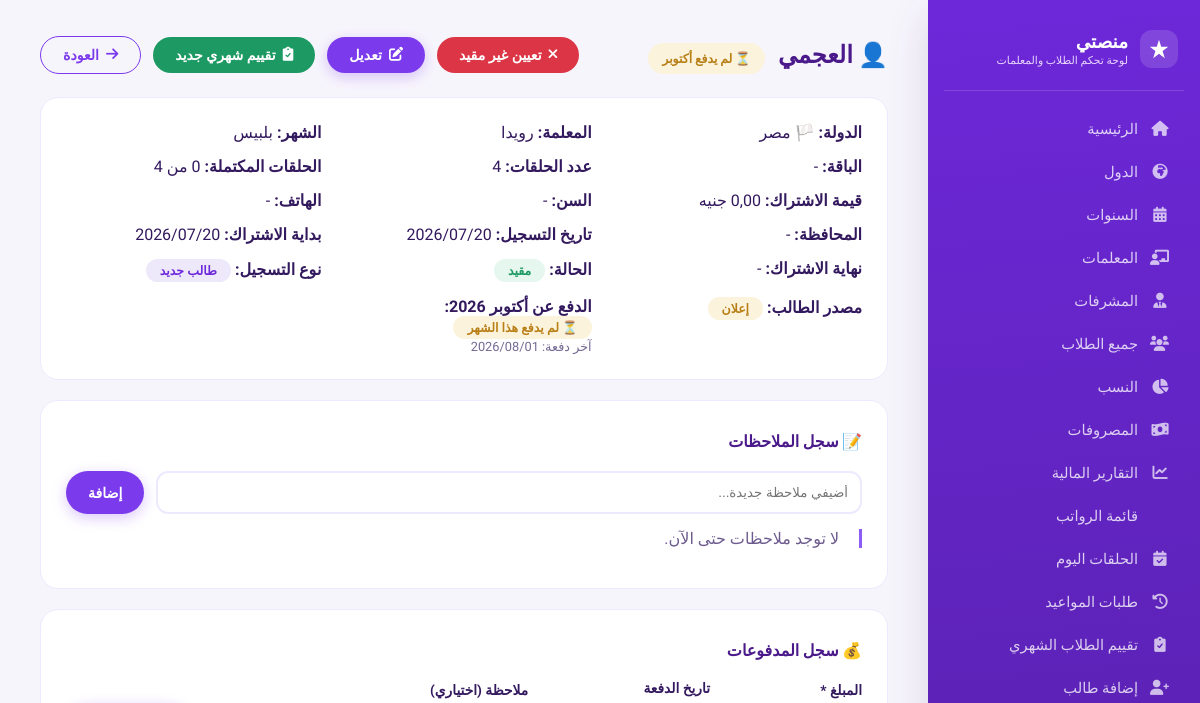
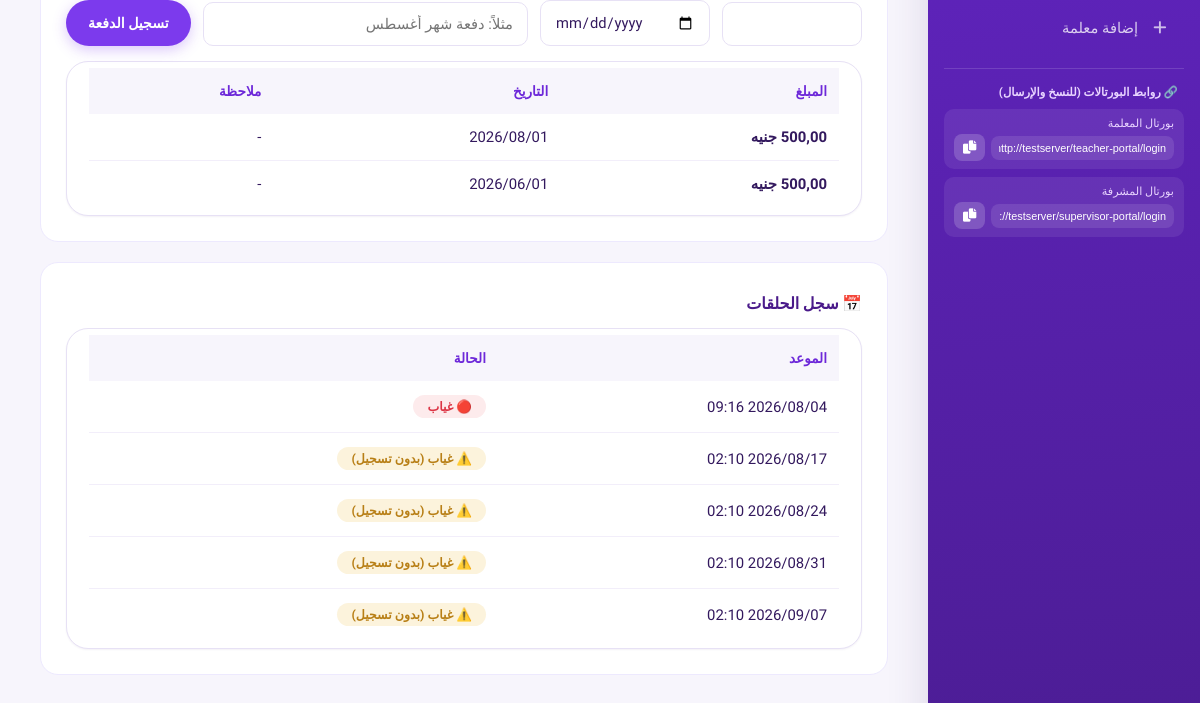
Before: /student/1/ (signed in) with the older database file (2 pictures, top to bottom).
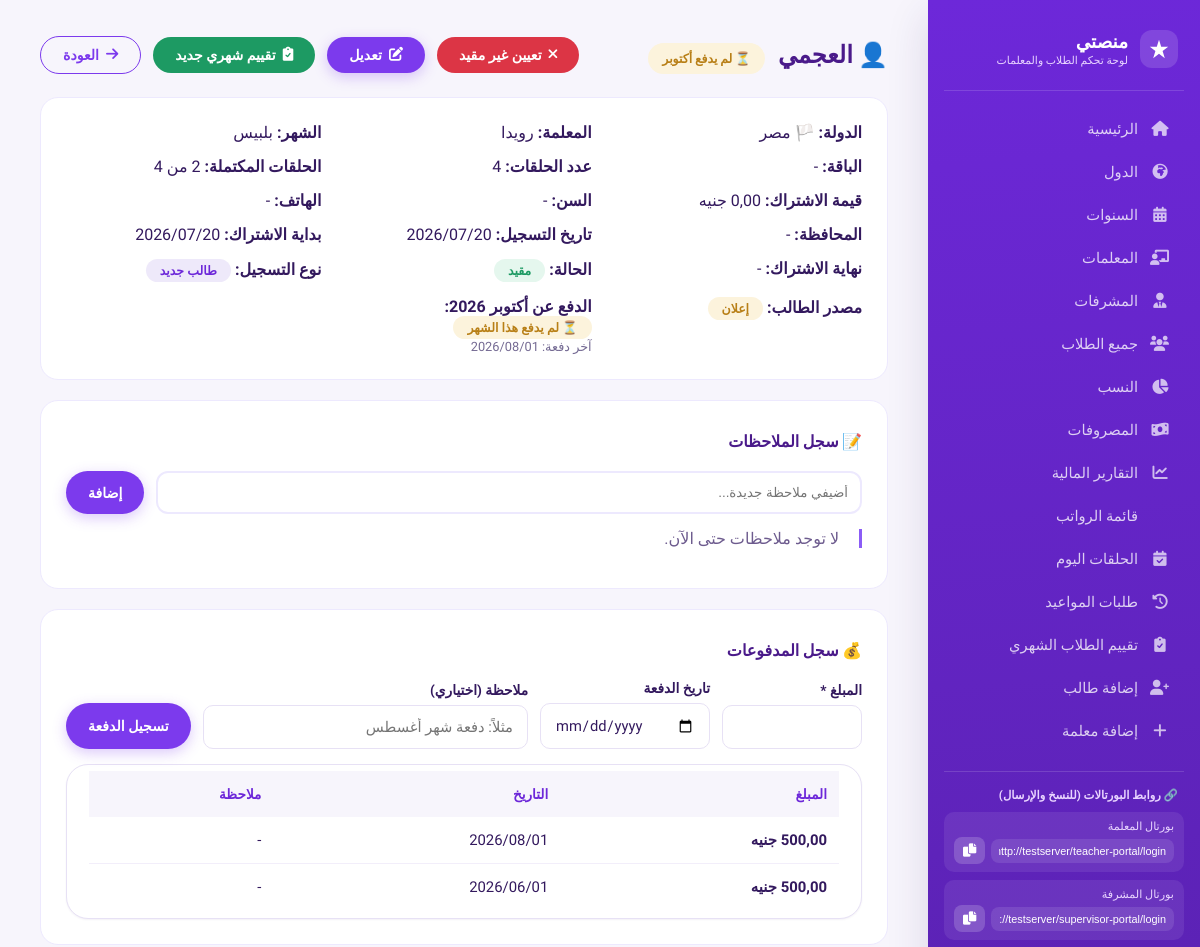
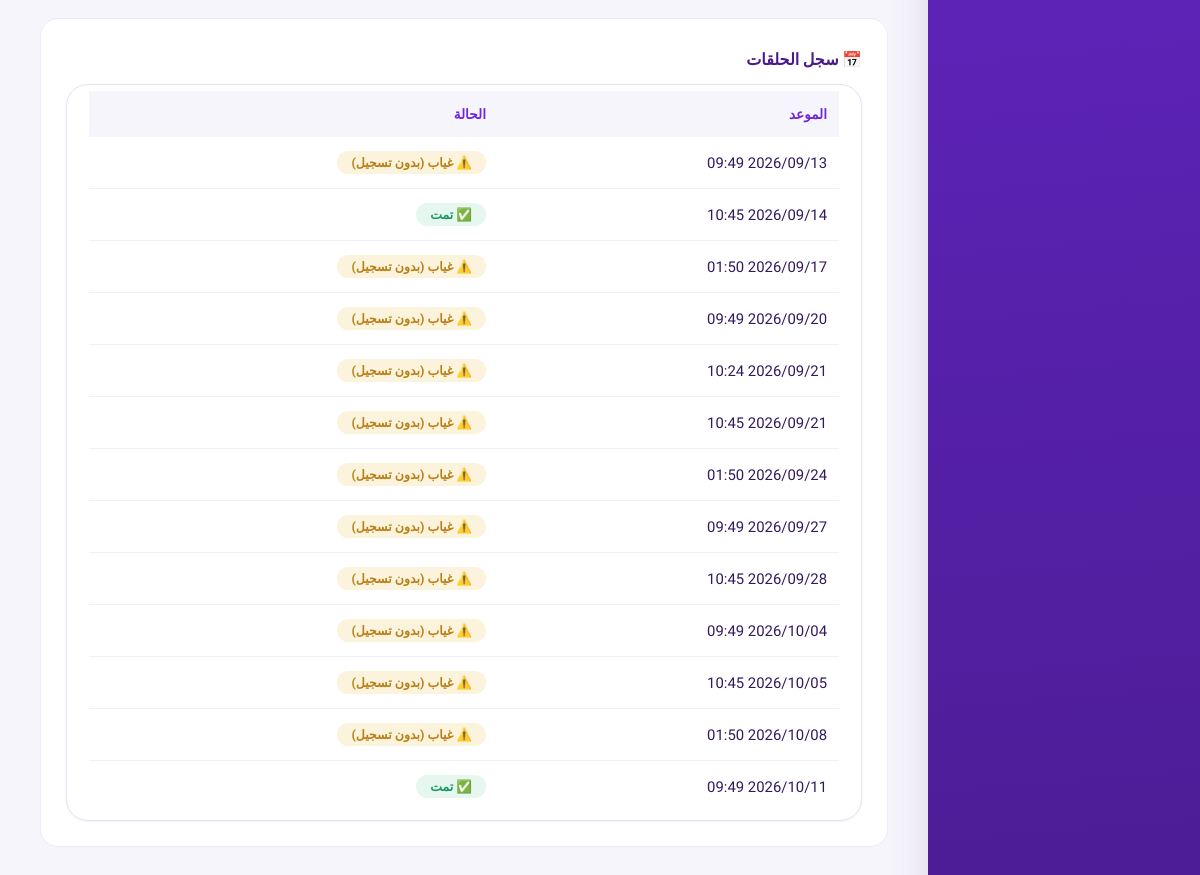
After: the same page with the newer database file (2 pictures, top to bottom).
### core/models.py (models this page shows, shortened)
class Student(models.Model):
    STATUS_CHOICES = [('active', 'مقيد'), ('inactive', 'غير مقيد')]
    PAYMENT_STATUS_CHOICES = [('paid', 'مدفوع'), ('pending', 'مستحق'), ('overdue', 'متأخر')]
    ENROLLMENT_TYPE_CHOICES = [('new', 'طالب جديد'), ('existing', 'طالب مسجل من قبل')]
    SOURCE_CHOICES = [
        ('ad', 'إعلان'),
        ('referral', 'توصية'),
        ('website', 'الموقع'),
        ('social_media', 'سوشيال ميديا'),
        ('other', 'أخرى'),
    ]
    country = models.ForeignKey(Country, on_delete=models.CASCADE, related_name='students', verbose_name="الدولة")
    teacher = models.ForeignKey(Teacher, on_delete=models.SET_NULL, null=True, blank=True, related_name='students', verbose_name="المعلمة")
    name = models.CharField(max_length=255, verbose_name="اسم الطالب")
    age = models.PositiveIntegerField(null=True, blank=True, verbose_name="السن")
    phone = models.CharField(max_length=20, blank=True, null=True, verbose_name="رقم الهاتف")
    governorate = models.CharField(max_length=100, blank=True, null=True, verbose_name="المحافظة")
    package_name = models.CharField(max_length=100, blank=True, null=True, verbose_name="اسم الباقة")
    lessons_count = models.PositiveIntegerField(default=4, verbose_name="عدد الحلقات")
    subscription_fee = models.DecimalField(max_digits=10, decimal_places=2, default=0, verbose_name="قيمة الاشتراك")
    month = models.CharField(max_length=20, verbose_name="الشهر")
    start_date = models.DateField(default=timezone.now, verbose_name="تاريخ بداية الاشتراك")
    end_date = models.DateField(null=True, blank=True, verbose_name="تاريخ نهاية الاشتراك")
    last_payment_date = models.DateField(null=True, blank=True, verbose_name="آخر دفعة")
    payment_status = models.CharField(max_length=20, choices=PAYMENT_STATUS_CHOICES, default='pending', verbose_name="حالة الدفع")
    status = models.CharField(max_length=20, choices=STATUS_CHOICES, default='active', verbose_name="الحالة")
    notes = models.TextField(blank=True, null=True, verbose_name="ملاحظات عامة")
    join_date = models.DateField(default=timezone.now, verbose_name="تاريخ التسجيل")
    enrollment_type = models.CharField(
        max_length=20, choices=ENROLLMENT_TYPE_CHOICES, default='new',
        verbose_name="نوع التسجيل"
    )
    acquisition_source = models.CharField(
        max_length=20, choices=SOURCE_CHOICES, blank=True, null=True,
        verbose_name="مصدر الطالب (لو جديد)"
    )
    class Meta:
        verbose_name = "طالب"
        verbose_name_plural = "الطلاب"
        ordering = ['name']
    def total_paid(self, year=None, month=None):
        qs = self.payments.all()
        if year:
            qs = qs.filter(date__year=year)
        if month:
            qs = qs.filter(date__month=month)
        total = qs.aggregate(total=models.Sum('amount'))['total']
        return total or 0
    def lessons_completed_count(self):
        return self.lessons.filter(status='completed').count()
    def lessons_progress_label(self):
        return f"{self.lessons_completed_count()} من {self.lessons_count}"

class Payment(models.Model):
    student = models.ForeignKey(Student, on_delete=models.CASCADE, related_name='payments', verbose_name="الطالب")
    amount = models.DecimalField(max_digits=10, decimal_places=2, verbose_name="المبلغ")
    date = models.DateField(default=timezone.now, verbose_name="تاريخ الدفع")
    note = models.CharField(max_length=255, blank=True, null=True, verbose_name="ملاحظة")
    created_at = models.DateTimeField(auto_now_add=True, verbose_name="تاريخ الإدخال")
    class Meta:
        verbose_name = "دفعة"
        verbose_name_plural = "الدفعات"
        ordering = ['-date', '-created_at']

class Lesson(models.Model):
    STATUS_CHOICES = [
        ('scheduled', 'مجدولة'),
        ('completed', 'تمت'),
        ('student_absent', 'الطالب غائب'),
        ('excused', 'عذر'),
        ('teacher_absent', 'المعلمة لم تتمكن من الحضور'),
        ('cancelled', 'مؤجلة'),
        ('unregistered', 'غير مسجلة'),
    ]
    student = models.ForeignKey(Student, on_delete=models.CASCADE, related_name='lessons', verbose_name="الطالب")
    teacher = models.ForeignKey(Teacher, on_delete=models.CASCADE, related_name='lessons', verbose_name="المعلمة")
    scheduled_at = models.DateTimeField(verbose_name="موعد الحلقة")
    duration_minutes = models.PositiveIntegerField(default=30, verbose_name="مدة الحلقة (دقيقة)")
    status = models.CharField(max_length=20, choices=STATUS_CHOICES, default='scheduled', verbose_name="الحالة")
    status_recorded_at = models.DateTimeField(null=True, blank=True, verbose_name="وقت تسجيل الحالة")
    started_at = models.DateTimeField(null=True, blank=True, verbose_name="وقت بدء الحلقة فعليًا")
    auto_flagged = models.BooleanField(default=False, verbose_name="اتحسبت غياب تلقائيًا من غير ما تتسجل")
    was_late = models.BooleanField(default=False, verbose_name="اتأخرت المعلمة في الحضور")
    notes = models.TextField(blank=True, null=True, verbose_name="ملاحظات على الحلقة")
    created_at = models.DateTimeField(auto_now_add=True, verbose_name="تاريخ الإنشاء")
    class Meta:
        verbose_name = "حلقة"
        verbose_name_plural = "الحلقات"
        ordering = ['scheduled_at']
    def end_time(self):
        return self.scheduled_at + timezone.timedelta(minutes=self.duration_minutes)
    def is_overdue_unrecorded(self):
        return self.status == 'scheduled' and timezone.now() > self.end_time()
    def effective_status(self):
        if self.is_overdue_unrecorded():
            return 'student_absent'
        return self.status
    def was_auto_defaulted(self):
        return self.is_overdue_unrecorded()

class Country(models.Model):
    name = models.CharField(max_length=100, unique=True, verbose_name="اسم الدولة")
    flag_icon = models.CharField(max_length=50, default='🏳️', verbose_name="أيقونة العلم")
    is_active = models.BooleanField(default=True, verbose_name="نشط")
    class Meta:
        verbose_name = "دولة"
        verbose_name_plural = "الدول"
        ordering = ['name']

class Teacher(models.Model):
    name = models.CharField(max_length=255, verbose_name="اسم المعلمة")
    age = models.PositiveIntegerField(null=True, blank=True, verbose_name="السن")
    phone = models.CharField(max_length=20, blank=True, null=True, verbose_name="رقم الهاتف")
    whatsapp = models.CharField(max_length=20, blank=True, null=True, verbose_name="واتساب")
    governorate = models.CharField(max_length=100, blank=True, null=True, verbose_name="المحافظة")
    hire_date = models.DateField(null=True, blank=True, verbose_name="تاريخ بداية العمل")
    user = models.OneToOneField(
        settings.AUTH_USER_MODEL, null=True, blank=True,
        on_delete=models.SET_NULL, related_name='teacher_profile',
        verbose_name="حساب الدخول"
    )
    commission_percent = models.DecimalField(
        max_digits=5, decimal_places=2, default=60,
        verbose_name="نسبة المعلمة من الاشتراكات (%)"
    )
    fixed_salary = models.DecimalField(
        max_digits=10, decimal_places=2, null=True, blank=True,
        verbose_name="راتب مثبت (بدل النسبة)"
    )
    lesson_rate = models.DecimalField(
        max_digits=8, decimal_places=2, default=DEFAULT_LESSON_RATE,
        verbose_name="سعر الحصة"
    )
    supervisor = models.ForeignKey(
        'Supervisor', null=True, blank=True, on_delete=models.SET_NULL,
        related_name='teachers', verbose_name="المشرفة المسؤولة"
    )
    class Meta:
        verbose_name = "معلمة"
        verbose_name_plural = "المعلمات"
        ordering = ['name']

### core/views.py (the view, shortened to what this page needs)
# urls.py: path('student/<int:student_id>/', views.student_detail, name='student_detail'),
@staff_member_required
def student_detail(request, student_id):
    student = get_object_or_404(Student, pk=student_id)
    notes = student.notes_timeline.all()
    payments = student.payments.all()
    lessons = student.lessons.all()[:30]
    now = timezone.now()
    context = {
        'student': student,
        'notes': notes,
        'payments': payments,
        'lessons': lessons,
        'paid_this_month': student.total_paid(year=now.year, month=now.month),
        'pay_month_name': ARABIC_MONTHS[now.month],
        'pay_year': now.year,
    }
    return render(request, 'core/student_detail.html', context)

### templates/core/student_detail.html (shortened to what the changed rows need)
{% extends 'core/base.html' %}
{% block content %}
<div class="flex" style="justify-content: space-between; flex-wrap: wrap;">
    <h2 style="color: #4a1a8a;">👤 {{ student.name }}
        {% if paid_this_month %}<span class="badge-paid" style="margin-right:8px;">💵 دفع {{ pay_month_name }}</span>{% else %}<span class="badge-unpaid" style="margin-right:8px;">⏳ لم يدفع {{ pay_month_name }}</span>{% endif %}
    </h2>
    <div class="flex">
        <a href="{% url 'toggle_student_status' student.id %}" class="btn {% if student.status == 'active' %}btn-danger{% else %}btn-success{% endif %}">
        </a>
        <a href="{% url 'edit_student' student.id %}" class="btn btn-primary"><i class="fas fa-edit"></i> تعديل</a>
        <a href="{% url 'add_evaluation' %}?student={{ student.id }}" class="btn btn-success"><i class="fas fa-clipboard-check"></i> تقييم شهري جديد</a>
        <a href="{% url 'country_students' student.country.id %}" class="btn btn-outline"><i class="fas fa-arrow-right"></i> العودة</a>
    </div>
</div>
<div style="display: grid; grid-template-columns: repeat(auto-fit, minmax(200px,1fr)); gap:15px; background:white; padding:25px; border-radius:18px; border:1px solid #ede9fe; margin:20px 0;">
    <div><strong>الدولة:</strong> {{ student.country.flag_icon }} {{ student.country.name }}</div>
    <div><strong>المعلمة:</strong> {{ student.teacher.name|default:"-" }}</div>
    <div><strong>الشهر:</strong> {{ student.month }}</div>
    <div><strong>الباقة:</strong> {{ student.package_name|default:"-" }}</div>
    <div><strong>عدد الحلقات:</strong> {{ student.lessons_count }}</div>
    <div><strong>الحلقات المكتملة:</strong> {{ student.lessons_progress_label }}</div>
    <div><strong>قيمة الاشتراك:</strong> {{ student.subscription_fee }} جنيه</div>
    <div><strong>السن:</strong> {{ student.age|default:"-" }}</div>
    <div><strong>الهاتف:</strong> {{ student.phone|default:"-" }}</div>
    <div><strong>المحافظة:</strong> {{ student.governorate|default:"-" }}</div>
    <div><strong>تاريخ التسجيل:</strong> {{ student.join_date|date:"Y/m/d" }}</div>
    <div><strong>بداية الاشتراك:</strong> {{ student.start_date|date:"Y/m/d" }}</div>
    <div><strong>نهاية الاشتراك:</strong> {{ student.end_date|date:"Y/m/d"|default:"-" }}</div>
    <div><strong>الحالة:</strong>
        {% if student.status == 'active' %}<span class="status-active">مقيد</span>{% else %}<span class="status-inactive">غير مقيد</span>{% endif %}
    </div>
    <div><strong>نوع التسجيل:</strong>
        {% if student.enrollment_type == 'new' %}
            <span class="badge-neutral">طالب جديد</span>
        {% else %}
            <span class="badge-neutral">مسجل من قبل</span>
        {% endif %}
    </div>
    {% if student.enrollment_type == 'new' and student.acquisition_source %}
    <div><strong>مصدر الطالب:</strong> <span class="badge-warning">{{ student.get_acquisition_source_display }}</span></div>
    {% endif %}
    <div><strong>الدفع عن {{ pay_month_name }} {{ pay_year }}:</strong>
        {% if paid_this_month %}<span class="badge-paid">💵 دفع {{ paid_this_month|floatformat:"-2" }} جنيه</span>
        {% else %}<span class="badge-unpaid">⏳ لم يدفع هذا الشهر</span>{% endif %}
        {% if student.last_payment_date %}<div class="text-muted" style="font-size:0.8rem;">آخر دفعة: {{ student.last_payment_date|date:"Y/m/d" }}</div>{% endif %}
    </div>
</div>
<div style="background:white; padding:25px; border-radius:18px; border:1px solid #ede9fe; margin-top:20px;">
    <div class="table-container" style="margin-top:10px;">
        <table>
            <thead><tr><th>المبلغ</th><th>التاريخ</th><th>ملاحظة</th></tr></thead>
            <tbody>
                {% for p in payments %}
                <tr>
                    <td><strong>{{ p.amount|floatformat:2 }} جنيه</strong></td>
                    <td>{{ p.date|date:"Y/m/d" }}</td>
                    <td>{{ p.note|default:"-" }}</td>
                </tr>
                {% empty %}
                <tr><td colspan="3" style="text-align:center;">لسه مفيش دفعات مسجلة لهذا الطالب.</td></tr>
                {% endfor %}
            </tbody>
        </table>
    </div>
</div>
<div style="background:white; padding:25px; border-radius:18px; border:1px solid #ede9fe; margin-top:20px;">
    <div class="table-container" style="margin-top:10px;">
        <table>
            <thead><tr><th>الموعد</th><th>الحالة</th></tr></thead>
            <tbody>
                {% for l in lessons %}
                <tr>
                    <td>{{ l.scheduled_at|date:"Y/m/d H:i" }}</td>
                    <td>
                        {% with eff=l.effective_status %}
                        {% if eff == 'completed' %}<span class="badge-neutral" style="background:var(--green-soft); color:var(--green);">✅ تمت</span>
                        {% elif eff == 'student_absent' %}
                            {% if l.was_auto_defaulted %}<span class="badge-neutral" style="background:var(--amber-soft); color:var(--amber);">⚠️ غياب (بدون تسجيل)</span>
                            {% else %}<span class="badge-neutral" style="background:var(--red-soft); color:var(--red);">🔴 غياب</span>{% endif %}
                        {% elif eff == 'teacher_absent' %}<span class="badge-neutral" style="background:var(--amber-soft); color:var(--amber);">🟠 غياب معلمة</span>
                        {% elif eff == 'cancelled' %}<span class="badge-neutral">⚪ أُلغيت</span>
                        {% else %}<span class="badge-neutral">مجدولة</span>{% endif %}
                        {% endwith %}
                    </td>
                </tr>
                {% empty %}
                <tr><td colspan="2" style="text-align:center;">لسه مفيش حلقات مسجلة لهذا الطالب.</td></tr>
                {% endfor %}
            </tbody>
        </table>
    </div>
</div>
{% endblock %}

Changed rows visible on the page:
removed Lesson: scheduled_at "2026/08/04 09:16", status "🔴 غياب"
removed Lesson: scheduled_at "2026/08/17 02:10", status "⚠️ غياب (بدون تسجيل)"
removed Lesson: scheduled_at "2026/08/24 02:10", status "⚠️ غياب (بدون تسجيل)"
removed Lesson: scheduled_at "2026/08/31 02:10", status "⚠️ غياب (بدون تسجيل)"
removed Lesson: scheduled_at "2026/09/07 02:10", status "⚠️ غياب (بدون تسجيل)"
computed for Student "العجمي": lessons_progress_label "0 من 4" → "2 من 4"
added Lesson: scheduled_at "2026/09/13 09:49", status "⚠️ غياب (بدون تسجيل)"
added Lesson: scheduled_at "2026/09/14 10:45", status "✅ تمت"
added Lesson: scheduled_at "2026/09/17 01:50", status "⚠️ غياب (بدون تسجيل)"
added Lesson: scheduled_at "2026/09/20 09:49", status "⚠️ غياب (بدون تسجيل)"
added Lesson: scheduled_at "2026/09/21 10:24", status "⚠️ غياب (بدون تسجيل)"
added Lesson: scheduled_at "2026/09/21 10:45", status "⚠️ غياب (بدون تسجيل)"
added Lesson: scheduled_at "2026/09/24 01:50", status "⚠️ غياب (بدون تسجيل)"
added Lesson: scheduled_at "2026/09/27 09:49", status "⚠️ غياب (بدون تسجيل)"
added Lesson: scheduled_at "2026/09/28 10:45", status "⚠️ غياب (بدون تسجيل)"
added Lesson: scheduled_at "2026/10/04 09:49", status "⚠️ غياب (بدون تسجيل)"
added Lesson: scheduled_at "2026/10/05 10:45", status "⚠️ غياب (بدون تسجيل)"
added Lesson: scheduled_at "2026/10/08 01:50", status "⚠️ غياب (بدون تسجيل)"
added Lesson: scheduled_at "2026/10/11 09:49", status "✅ تمت"
